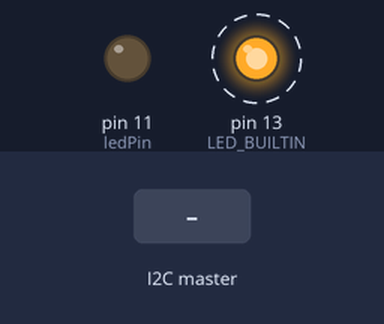
Recording of a sketch running on a simulated Arduino Uno, built with avr-gcc and run on an emulated ATmega328P. Parts: output pins drawn as LEDs (lit = HIGH). Dashed ring = blinking. The test bench sets the inputs (shaded band). What the sketch prints to the serial monitor is not drawn.

Above: at 1.2 s.
1.3 s: the I2C master sends the byte 1
At 1.6 s:
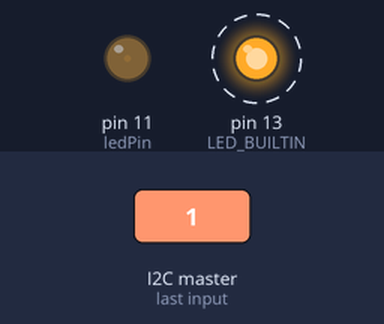
4.3 s: the I2C master sends the byte 90
At 5.7 s:
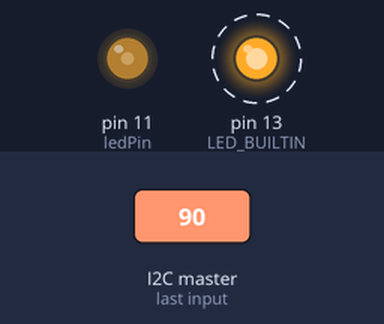
7.3 s: the I2C master sends the byte 200
At 9.8 s:
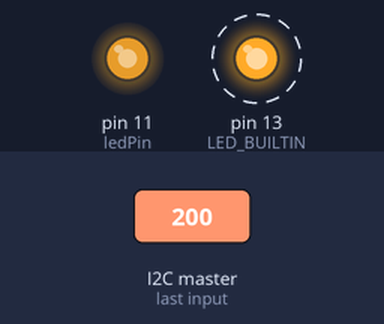
Timing chart, 0 to 16.3 s (numbered marks = the images above; inputs shaded):
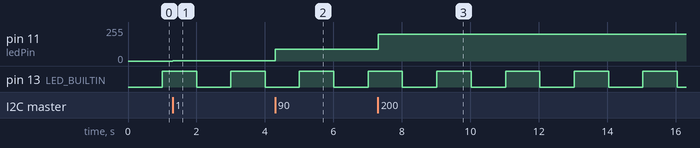

The sketch:

test_com_slave.ino
```cpp
#include <Wire.h>

int ledPin = 11;
int x = 0;
void setup() {
  Serial.begin(9600);
  pinMode (ledPin, OUTPUT);
  // Start the I2C Bus as Slave on address 9
  Wire.begin(9);
  // Attach a function to trigger when something is received.
  Wire.onReceive(receiveEvent);
  Wire.onRequest(requestEvent);

  pinMode(LED_BUILTIN, OUTPUT);
}
void requestEvent()
{
  Wire.write("Hello ");
}

void receiveEvent(int bytes) {
  x = Wire.read();    // read one character from the I2C
}

unsigned long previousMillis = 0;
int ledState = LOW;

void loop() {
  Serial.println(x);
  int pwm = map(x,0, 1023, 0, 255);
  analogWrite(ledPin, x);

   unsigned long currentMillis = millis();

  if (currentMillis - previousMillis >= 1000) {
    previousMillis = currentMillis;

    if (ledState == LOW) {
      ledState = HIGH;
    } else {
      ledState = LOW;
    }
  }
  digitalWrite(LED_BUILTIN, ledState);
}
```

Measured:
- after the input at 1.3 s, pin 11 (ledPin): 0/255 → 1/255 at once
- after the input at 4.3 s, pin 11 (ledPin): 1/255 → 90/255 at once
- after the input at 7.3 s, pin 11 (ledPin): 90/255 → 200/255 at once
- by itself, pin 13 (LED_BUILTIN): alternates HIGH for 1.0 s and LOW for 1.0 s
